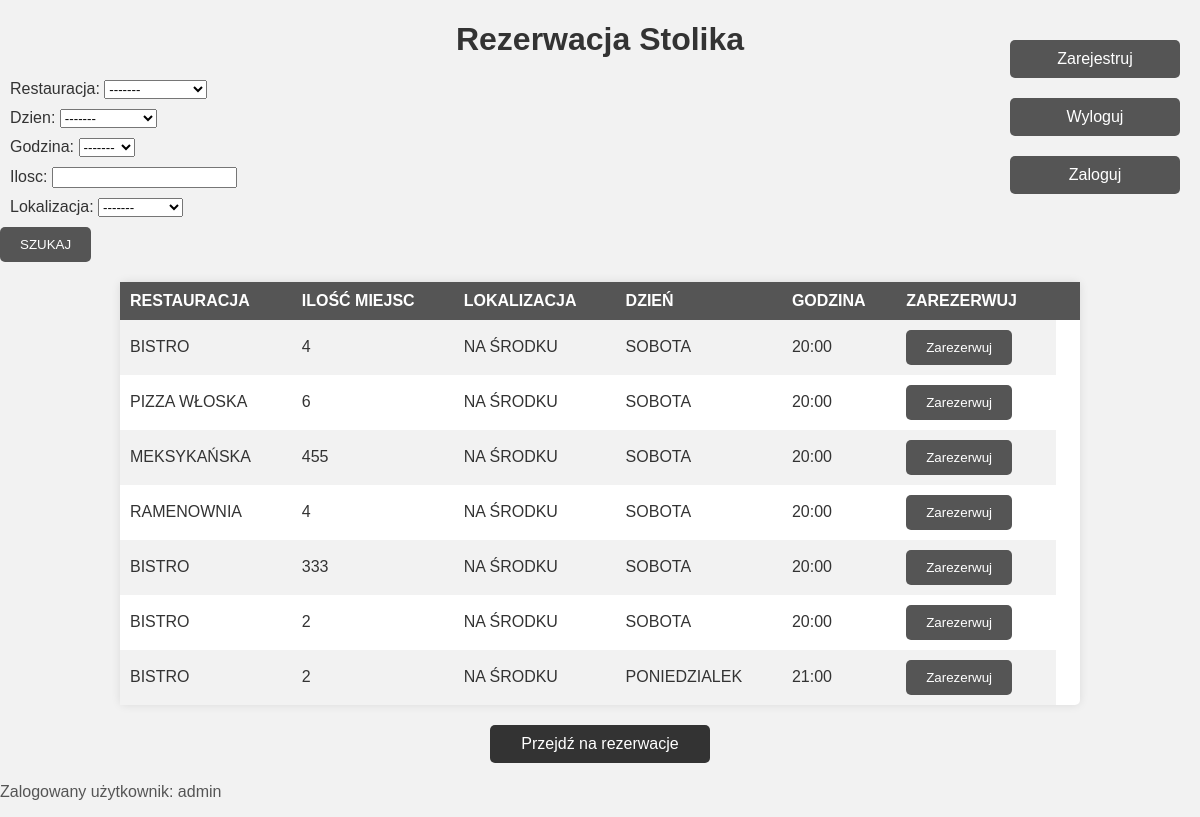
The page /Stolik/ (signed in) on the database its author committed.
### Rezerwacje/models.py (models this page shows, shortened)
class Stolik(models.Model):
    RESTAURACJA_CHOICES = [("BISTRO", "bistro"), ("CHIŃCZYK", "chińczyk"),("MEKSYKAŃSKA","meksykańska"),("PIZZA WŁOSKA","pizza włoska"),("RAMENOWNIA","ramenownia")]
    LOKALIZACJA_CHOICES = [("PRZY OKNIE","przy oknie"),("PRZY BARZE","przy barze"),("NA ŚRODKU","na środku")]
    DZIEN_CHOICES = [("PONIEDZIALEK","poniedzialek"),("WTOREK","wtorek"),("SRODA","sroda"),("CZWARTEK","czwartek"),("PIATEK","piatek"),("SOBOTA","sobota"),("NIEDZIELA","niedziela")]
    GODZINA_CHOICES = [("16:00","16:00"),("17:00","17:00"),("18:00","18:00"),("19:00","19:00"),("20:00","20:00"),("21:00","21:00")]
    ilosc = models.PositiveSmallIntegerField()
    restauracja = models.CharField(max_length=16, choices=RESTAURACJA_CHOICES, default="BISTRO")
    dzien = models.CharField(max_length=16, choices=DZIEN_CHOICES, default="SOBOTA")
    godzina = models.CharField(max_length=16, choices=GODZINA_CHOICES, default="20:00")
    lokalizacja = models.CharField(max_length=16, choices=LOKALIZACJA_CHOICES, default="NA ŚRODKU")
    class Meta:
        verbose_name_plural = "Stoliki"

### Account/models.py (models this page shows, shortened)
class Account(AbstractBaseUser):
    email         = models.EmailField(verbose_name="email",max_length=60, unique= True)
    username      = models.CharField(max_length=30, unique=True)
    date_joined   = models.DateTimeField(verbose_name="date joined", auto_now_add=True)
    last_login    = models.DateTimeField(verbose_name="last login", auto_now=True)
    is_admin      = models.BooleanField(default=False)
    is_active     = models.BooleanField(default=True)
    is_staff      = models.BooleanField(default=False)
    is_superuser  = models.BooleanField(default=False)
    hide_email    = models.BooleanField(default=True)
    objects = MyAccountManager()
    USERNAME_FIELD  ='email'
    REQUIRED_FIELDS =['username']
    class Meta:
        verbose_name_plural = "Konta"

### Rezerwacje/views.py (the view, shortened to what this page needs)
# urls.py: path('', StolikListView.as_view(), name="index"),
class StolikListView(ListView):
    model = Stolik
    template_name = "index.html"
    queryset = Stolik.objects.all()
    context_object_name = "object_list"
    def get_queryset(self):
        return self.queryset.filter(rezerwacja=None)
    def get_context_data(self, **kwargs):
        context = super(StolikListView, self).get_context_data(**kwargs)
        context["form"] = StolikForm(self.request.POST or None)
        return context
    """ FILTROWANIE DANYCH TAK, ABY ZOSTAŁY TYLKE TE, KTÓRE ZAZNACZYLIŚMY """

### Rezerwacje/forms.py
class StolikForm(forms.ModelForm):
    restauracja = forms.ChoiceField(choices=RESTAURACJA_FORM_CHOICES, required=False)
    ilosc = forms.IntegerField(min_value=1, required=False)
    lokalizacja = forms.ChoiceField(choices=LOKALIZACJA_FORM_CHOICES, required=False)
    dzien = forms.ChoiceField(choices=DZIEN_FORM_CHOICES, required=False)
    godzina = forms.ChoiceField(choices=GODZINA_FORM_CHOICES, required=False)
    class Meta:
        model = Stolik
        fields = ["restauracja", "dzien","godzina", "ilosc", "lokalizacja"]

### Rezerwacje/templates/index.html (shortened to what this page needs)
<!DOCTYPE html>
<html lang="en">
<head>
</head>
<body>
    <div class="header">
        <h1>Rezerwacja Stolika</h1>
        <div class="login-options">
            <a class="btn" href="{% url 'register' %}">Zarejestruj</a>
            <a class="btn" href="{% url 'logout' %}">Wyloguj</a>
            <a class="btn" href="{% url 'login' %}">Zaloguj</a>
        </div>
    </div>
    <div class="form-container">
        <form action="{% url 'index' %}" method="POST">
            {% for field in form %}
                <div class="fieldWrapper">
                    {{ field.label_tag }} {{ field }}
                </div>
            {% endfor %}
            <input type="submit" value="SZUKAJ">
        </form>
    </div>
    <table>
        <tr>
            <th>RESTAURACJA</th>
            <th>ILOŚĆ MIEJSC</th>
            <th>LOKALIZACJA</th>
            <th>DZIEŃ</th>
            <th>GODZINA</th>
            <th>ZAREZERWUJ</th>
            <th></th>
        </tr>
        {% for stolik in object_list %}
        <tr>
            <td>{{ stolik.restauracja }}</td>
            <td>{{ stolik.ilosc }}</td>
            <td>{{ stolik.lokalizacja }}</td>
            <td>{{ stolik.dzien }}</td>
            <td>{{ stolik.godzina }}</td>
            <td>
                <form action="{% url 'detail' stolik.id %}">
                    <input type="submit" value="Zarezerwuj">
                </form>
            </td>
        </tr>
        {% endfor %}
    </table>
    <a href="{% url 'rezerwacje' %}">Przejdź na rezerwacje</a>
    {% if user.is_authenticated %}
        <p>Zalogowany użytkownik: {{ user.username }}</p>
    {% else %}
        <p>Nie jesteś zalogowany.</p>
    {% endif %}
</body>
</html>

### Rezerwacje/templates/index.html (style rules this page uses)
body { font-family: Arial, sans-serif; margin: 0; padding: 0; background-color: #f2f2f2; color: #333; }
.header { text-align: center; margin-top: 20px; }
.login-options { position: absolute; top: 20px; right: 20px; }
.form-container { text-align: left; margin: 20px auto; }
.fieldWrapper { margin: 10px; }
input[type="submit"] { padding: 10px 20px; background-color: #555; color: #fff; border: none; border-radius: 5px; cursor: pointer; }
.btn { display: block; width: 150px; margin: 20px auto; text-align: center; padding: 10px; background-color: #555; color: #fff; text-decoration: none; border-radius: 5px; }
table { width: 80%; margin: 20px auto; border-collapse: collapse; background-color: #fff; box-shadow: 0 0 10px rgba(0, 0, 0, 0.1); border-radius: 5px; }
th, td { padding: 10px; text-align: left; }
th { background-color: #555; color: #fff; }
tr:nth-child(even) { background-color: #f2f2f2; }
a { display: block; width: 200px; margin: 20px auto; text-align: center; padding: 10px; background-color: #333; color: #fff; text-decoration: none; border-radius: 5px; }
p { text-align: left; margin-top: 20px; color: #555; }

### rows shown on the page
Stolik: restauracja "BISTRO", ilosc "4", lokalizacja "NA ŚRODKU", dzien "SOBOTA", godzina "20:00"
Stolik: restauracja "PIZZA WŁOSKA", ilosc "6", lokalizacja "NA ŚRODKU", dzien "SOBOTA", godzina "20:00"
Stolik: restauracja "MEKSYKAŃSKA", ilosc "455", lokalizacja "NA ŚRODKU", dzien "SOBOTA", godzina "20:00"
Stolik: restauracja "RAMENOWNIA", ilosc "4", lokalizacja "NA ŚRODKU", dzien "SOBOTA", godzina "20:00"
Stolik: restauracja "BISTRO", ilosc "333", lokalizacja "NA ŚRODKU", dzien "SOBOTA", godzina "20:00"
Stolik: restauracja "BISTRO", ilosc "2", lokalizacja "NA ŚRODKU", dzien "SOBOTA", godzina "20:00"
Stolik: restauracja "BISTRO", ilosc "2", lokalizacja "NA ŚRODKU", dzien "PONIEDZIALEK", godzina "21:00"
Account: username "admin"

### other values the page prints
{{ field.label_tag }} "Restauracja:" "Dzien:" "Godzina:" "Ilosc:" "Lokalizacja:"
